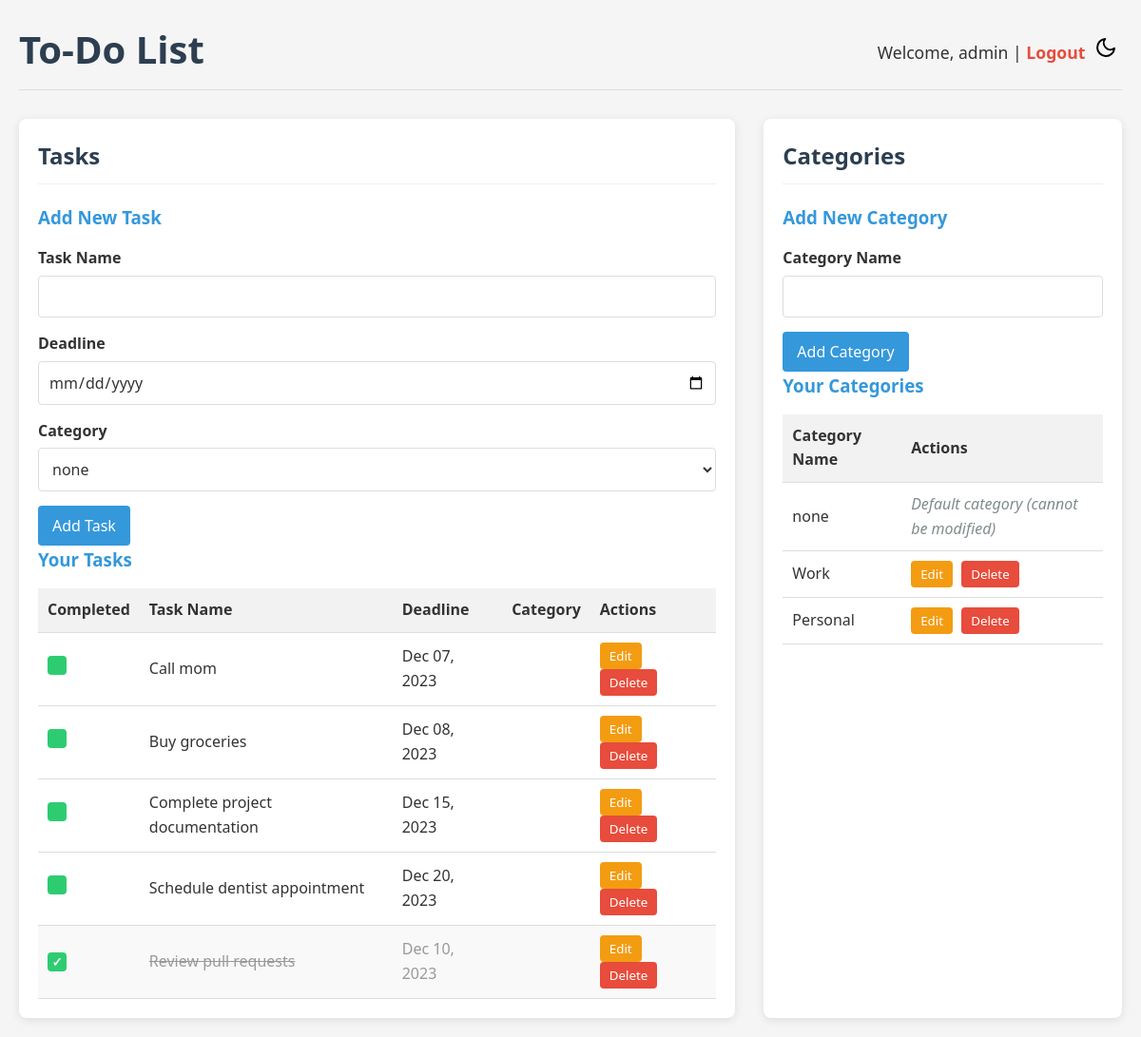
/dashboard.php (signed in), run on the app's committed database.
### tables this page shows
CREATE TABLE IF NOT EXISTS tasks (
    id INT AUTO_INCREMENT PRIMARY KEY,
    name VARCHAR(255) NOT NULL,
    deadline DATE,
    category_id INT,
    is_completed BOOLEAN DEFAULT 0,
    user_id INT NOT NULL,
    created_at TIMESTAMP DEFAULT CURRENT_TIMESTAMP,
    FOREIGN KEY (category_id) REFERENCES categories(id) ON DELETE SET NULL,
    FOREIGN KEY (user_id) REFERENCES users(id) ON DELETE CASCADE
);

CREATE TABLE IF NOT EXISTS categories (
    id INT AUTO_INCREMENT PRIMARY KEY,
    name VARCHAR(50) NOT NULL,
    user_id INT NOT NULL,
    created_at TIMESTAMP DEFAULT CURRENT_TIMESTAMP,
    FOREIGN KEY (user_id) REFERENCES users(id) ON DELETE CASCADE,
    UNIQUE KEY unique_category (name, user_id)
);

### dashboard.php (the view, shortened to what this page needs)
<?php
require_once 'config/database.php';
 $user_id = $_SESSION['user_id'];
 $username = $_SESSION['username'];
 $stmt = $pdo->prepare("SELECT * FROM categories WHERE user_id = ?");
 $stmt->execute([$user_id]);
 $categories = $stmt->fetchAll();
 $stmt = $pdo->prepare("
    SELECT t.id, t.name, t.deadline, t.is_completed, t.category_id, c.name as category_name
    FROM tasks t
    LEFT JOIN categories c ON t.category_id = c.id
    WHERE t.user_id = ?
    ORDER BY t.is_completed ASC, t.deadline ASC
");
 $stmt->execute([$user_id]);
 $tasks = $stmt->fetchAll();
?>
<!DOCTYPE html>
<html lang="en">
<head>
    <link rel="stylesheet" href="css/style.css">
</head>
<body class="<?php echo $_SESSION['theme'] ?? 'light'; ?>">
    <div class="container">
        <header>
            <h1>To-Do List</h1>
            <div class="user-info">
                Welcome, <?php echo htmlspecialchars($username); ?> | <a href="logout.php">Logout</a>
                <button id="theme-toggle">
                    <img id="theme-icon" src="assets/<?php echo ($_SESSION['theme'] ?? 'light') === 'light' ? 'moon.svg' : 'sun.svg'; ?>" alt="Toggle Theme">
                </button>
            </div>
        </header>
        <main>
            <section class="task-section">
                <h2>Tasks</h2>
                <div class="add-form">
                    <h3>Add New Task</h3>
                    <form action="dashboard.php" method="post">
                        <div class="form-group">
                            <label for="task_name">Task Name</label>
                            <input type="text" id="task_name" name="task_name" required>
                        </div>
                        <div class="form-group">
                            <label for="deadline">Deadline</label>
                            <input type="date" id="deadline" name="deadline">
                        </div>
                        <div class="form-group">
                            <label for="category_id">Category</label>
                            <select id="category_id" name="category_id">
                                <?php foreach ($categories as $category): ?>
                                    <option value="<?php echo $category['id']; ?>">
                                        <?php echo htmlspecialchars($category['name']); ?>
                                    </option>
                                <?php endforeach; ?>
                            </select>
                        </div>
                        <button type="submit" name="add_task" class="btn">Add Task</button>
                    </form>
                </div>
                <div class="tasks-list">
                    <h3>Your Tasks</h3>
                    <?php if (empty($tasks)): ?>
                        <p>No tasks yet. Add your first task above!</p>
                    <?php else: ?>
                        <table>
                            <thead>
                                <tr>
                                    <th>Completed</th>
                                    <th>Task Name</th>
                                    <th>Deadline</th>
                                    <th>Category</th>
                                    <th>Actions</th>
                                </tr>
                            </thead>
                            <tbody>
                                <?php foreach ($tasks as $task): ?>
                                    <tr class="<?php echo $task['is_completed'] ? 'completed' : ''; ?>">
                                        <td>
                                            <form action="dashboard.php" method="post" class="inline-form">
                                                <button type="submit" name="toggle_task" class="checkbox-btn">
                                                    <?php echo $task['is_completed'] ? '✓' : ''; ?>
                                                </button>
                                            </form>
                                        </td>
                                        <td>
                                            <?php if ($task['is_completed']): ?>
                                                <s><?php echo htmlspecialchars($task['name']); ?></s>
                                            <?php else: ?>
                                                <?php echo htmlspecialchars($task['name']); ?>
                                            <?php endif; ?>
                                        </td>
                                        <td><?php echo $task['deadline'] ? date('M d, Y', strtotime($task['deadline'])) : 'No deadline'; ?></td>
                                        <td><?php echo htmlspecialchars($task['category_name']); ?></td>
                                        <td>
                                            <button class="edit-btn" data-task-id="<?php echo $task['id']; ?>"
                                                    data-task-name="<?php echo htmlspecialchars($task['name']); ?>"
                                                    data-deadline="<?php echo $task['deadline']; ?>"
                                                    data-category-id="<?php echo $task['category_id']; ?>">Edit</button>
                                            <form action="dashboard.php" method="post" class="inline-form">
                                                <button type="submit" name="delete_task" class="delete-btn">Delete</button>
                                            </form>
                                        </td>
                                    </tr>
                                <?php endforeach; ?>
                            </tbody>
                        </table>
                    <?php endif; ?>
                </div>
            </section>
            <section class="category-section">
                <h2>Categories</h2>
                <div class="add-form">
                    <h3>Add New Category</h3>
                    <form action="dashboard.php" method="post">
                        <div class="form-group">
                            <label for="category_name">Category Name</label>
                            <input type="text" id="category_name" name="category_name" required>
                        </div>
                        <button type="submit" name="add_category" class="btn">Add Category</button>
                    </form>
                </div>
                <div class="categories-list">
                    <h3>Your Categories</h3>
                    <?php if (empty($categories)): ?>
                        <p>No categories yet. Add your first category above!</p>
                    <?php else: ?>
                        <table>
                            <thead>
                                <tr>
                                    <th>Category Name</th>
                                    <th>Actions</th>
                                </tr>
                            </thead>
                            <tbody>
                                <?php foreach ($categories as $category): ?>
                                    <tr>
                                        <td><?php echo htmlspecialchars($category['name']); ?></td>
                                        <td>
                                            <?php if ($category['name'] !== 'none'): ?>
                                                <button class="edit-category-btn" data-category-id="<?php echo $category['id']; ?>"
                                                        data-category-name="<?php echo htmlspecialchars($category['name']); ?>">Edit</button>
                                                <form action="dashboard.php" method="post" class="inline-form">
                                                    <button type="submit" name="delete_category" class="delete-btn">Delete</button>
                                                </form>
                                            <?php else: ?>
                                                <span class="default-category">Default category (cannot be modified)</span>
                                            <?php endif; ?>
                                        </td>
                                    </tr>
                                <?php endforeach; ?>
                            </tbody>
                        </table>
                    <?php endif; ?>
                </div>
            </section>
        </main>
    </div>
</body>
</html>

### css/style.css (style rules this page uses)
:root { --bg-color-light: #f5f5f5; --text-color-light: #333; --container-bg-light: #fff; --header-border-light: #ddd; --header-text-light: #2c3e50; --link-color-light: #e74c3c; --button-bg-light: #3498db; --button-text-light: #fff; --bg-color-dark: #2c3e50; --text-color-dark: #ecf0f1; --container-bg-dark: #34495e; --header-border-dark: #7f8c8d; --header-text-dark: #ecf0f1; --link-color-dark: #e74c3c; --button-bg-dark: #3498db; --button-text-dark: #fff; }
* { margin: 0; padding: 0; box-sizing: border-box; font-family: 'Segoe UI', Tahoma, Geneva, Verdana, sans-serif; }
body { background-color: var(--bg-color-light); color: var(--text-color-light); line-height: 1.6; }
#theme-toggle { background: transparent; border: none; cursor: pointer; border-radius: 50%; padding: 5px; }
#theme-icon { width: 24px; height: 24px; }
.container { max-width: 1200px; margin: 0 auto; padding: 20px; }
header { display: flex; justify-content: space-between; align-items: center; margin-bottom: 30px; padding-bottom: 10px; border-bottom: 1px solid var(--header-border-light); }
header h1 { color: var(--header-text-light); font-size: 2.5rem; }
.user-info { font-size: 1.1rem; }
.user-info a { color: var(--link-color-light); text-decoration: none; font-weight: bold; }
main { display: grid; grid-template-columns: 2fr 1fr; gap: 30px; }
section { background-color: var(--container-bg-light); border-radius: 8px; padding: 20px; box-shadow: 0 2px 10px rgba(0, 0, 0, 0.1); }
h2 { color: var(--header-text-light); margin-bottom: 20px; padding-bottom: 10px; border-bottom: 1px solid #eee; }
h3 { color: #3498db; margin-bottom: 15px; }
.form-group { margin-bottom: 15px; }
label { display: block; margin-bottom: 5px; font-weight: bold; }
input[type="text"], input[type="password"], input[type="date"], select { width: 100%; padding: 10px; border: 1px solid #ddd; border-radius: 4px; font-size: 1rem; background-color: var(--container-bg-light); color: var(--text-color-light); }
.btn { background-color: var(--button-bg-light); color: var(--button-text-light); border: none; padding: 10px 15px; border-radius: 4px; cursor: pointer; font-size: 1rem; transition: background-color 0.3s; }
.edit-btn, .edit-category-btn { background-color: #f39c12; color: white; border: none; padding: 5px 10px; border-radius: 4px; cursor: pointer; margin-right: 5px; transition: background-color 0.3s; }
.delete-btn { background-color: #e74c3c; color: white; border: none; padding: 5px 10px; border-radius: 4px; cursor: pointer; transition: background-color 0.3s; }
.checkbox-btn { background-color: #2ecc71; color: white; border: none; width: 20px; height: 20px; border-radius: 4px; cursor: pointer; font-weight: bold; transition: background-color 0.3s; }
table { width: 100%; border-collapse: collapse; margin-top: 15px; }
th, td { padding: 10px; text-align: left; border-bottom: 1px solid #ddd; }
th { background-color: #f2f2f2; font-weight: bold; }
tr.completed { background-color: #f9f9f9; color: #999; }
.inline-form { display: inline; }
.default-category { color: #7f8c8d; font-style: italic; }

### data on the page
tasks: name "Call mom", deadline "Dec 07, 2023"
tasks: name "Buy groceries", deadline "Dec 08, 2023"
tasks: name "Complete project documentation", deadline "Dec 15, 2023"
tasks: name "Schedule dentist appointment", deadline "Dec 20, 2023"
tasks: name "Review pull requests", deadline "Dec 10, 2023"
categories: name "none", shows "Default category (cannot be modified)"
categories: name "Work"
categories: name "Personal"

### other printed values
$username "admin"
form field category_id "none"
